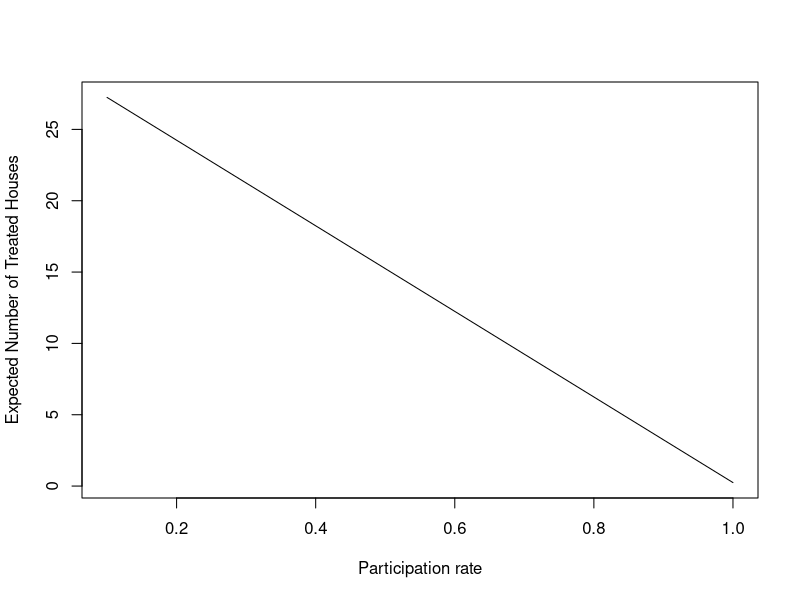

Reproduce this figure in R.
## other code
## single.server <- function(beta, a = 0:(length(beta)-1), alpha, c, p, mu, javaClass) {
##    treatedStats <- .jcall(javaClass,"[D","singleServer",.jarray(as.numeric(a)),.jarray(as.numeric(beta)), as.numeric(alpha), as.numeric(c), as.numeric(p), as.numeric(mu))
##    return(treatedStats)
## }

## model parameters
## beta - vector of size M containing redispersion rates for each age levels
## a - vector of size M containing age levels
## alpha - rate of infection in attack zone
## c - participation rate
## p - prevalence of infection
## mu - service rate
ActualRate <- function(beta, a=0:(length(beta)-1), alpha, c, p, mu) {
	## initialization
	alphaPrime <- alpha*(1-c)*p
	M <- length(beta) 
	lambda <- beta + alphaPrime

	## a at 1 must be 0
	## note in R, the 1st index is the 0th index given by Brill's notation
	a[1] <- 0

	## initialize ending values of b, B, and M
	b <- rep(0, length(beta))
	b[M] <- 1

	B <- rep(0, length(beta))
	B[M] <- exp(-mu*a[M])/mu

	G <- rep(0, length(beta))
	G[M] <- exp(-(mu-lambda[M])*a[M])/(mu-lambda[M])

	## recurrence loop
	for(j in (M-1):1) {

		b[j] <- (-mu*(lambda[j+1]-lambda[j])/(lambda[j+1]-lambda[j]+mu)*exp((lambda[j+1]-lambda[j]+mu)*a[j+1])*B[j+1])
    b[j] <- b[j] + exp((lambda[j+1]-lambda[j])*a[j+1])*b[j+1]

		if(j+2<=M)
			for(k in (j+2):M) {
				b[j] <- b[j] + mu*((((lambda[k]-lambda[j+1])/(lambda[k]-lambda[j+1]+mu))-((lambda[k]-lambda[j])/(lambda[k]-lambda[j]+mu)))
								*exp((lambda[k]-lambda[j]+mu)*a[j+1])*B[k])
			}
	
		B[j] <- b[j]*(exp(-mu*a[j])-exp(-mu*a[j+1]))/mu
		
		for(k in (j+1):M) {
			B[j] <- B[j] + mu*(((exp((lambda[k]-lambda[j])*a[j+1])-exp((lambda[k]-lambda[j])*a[j]))/(lambda[k]-lambda[j]+mu))*B[k]) 
		}
		
		G[j] <- b[j]*(exp(-(mu-lambda[j])*a[j])-exp(-(mu-lambda[j])*a[j+1]))/(mu-lambda[j])
		
		for(k in (j+1):M) {
			G[j] <- G[j] + mu*((((lambda[k]-lambda[j])*(exp(lambda[k]*a[j+1])-exp(lambda[k]*a[j])))/((lambda[k]-lambda[j]+mu)*lambda[k]))*B[k])
		}
	}

	## calculating the expected value
	cMInverse <- 0

	for(j in 1:M) {
		cMInverse <- cMInverse + mu*B[j]/lambda[j] + G[j]
	}


	cM <- 1/cMInverse
	eTreated <- 0
  
	P=0
	for(j in 1:M) {
	  P = P + B[j]/lambda[j]*cM*mu
	}

	for(j in 1:M) {
		eTreated <- eTreated + lambda[j]*G[j]*(cM/(1-P))
	}

    variables <- data.frame(a=a, b=b, B=B, G=G)
    #print(variables)

	return(eTreated)
}

## initialize the java QueueModels framework
## library("rJava")
## .jinit(".")
##queueModelsClass <- .jnew("QueueModels")

## beta values from ages 0 to M (10 years)
#beta <- c(0.03151058, 0.2264334, 0.8135697, 1.8652304, 2.6427220, 2.9153079, 2.9816359, 2.9961008, 2.9991759, 2.9998260, 2.9999633)
#beta <- c(rep(0, 5), rep(0, 6))
beta <- c(0.2426025, 1.170722, 3.233667, 5.9878464, 8.9380404, 11.9286022, 14.9268377, 17.9265086, 20.9264473, 
 23.9264359)

## need to reassess these values but the code appears to be working!
alpha <- 150
c <- 0.10
p <- 0.20
mu <- 50

## expectedTreated1 <- ActualRate(beta=beta, alpha=alpha, c=c, p=p, mu=mu, javaClass=queueModelsClass)
expectedTreated2 <- ActualRate(beta=beta, alpha=alpha, c=c, p=p, mu=mu)
## print(expectedTreated1)
print(expectedTreated2)


d<-(1:10)
d<- d/10
print(d)
result<-c()
for (j in 1:10){

   expectedTreated2 <- ActualRate(beta=beta, alpha=alpha, c=d[j], p=p, mu=mu)

   result<-c(result, expectedTreated2)

}
print(result)
plot(result~d,xlab="Participation rate", ylab="Expected Number of Treated Houses",type="l")

